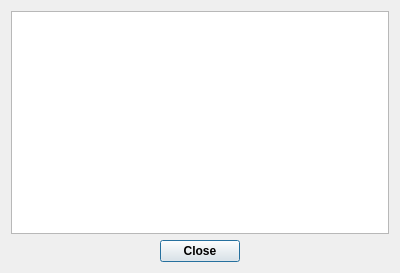
<?xml version="1.0" encoding="UTF-8"?>
<ui version="4.0">
 <class>HScoresDialog</class>
 <widget class="QDialog" name="HScoresDialog">
  <property name="geometry">
   <rect>
    <x>0</x>
    <y>0</y>
    <width>400</width>
    <height>273</height>
   </rect>
  </property>
  <property name="windowTitle">
   <string>Dialog</string>
  </property>
  <layout class="QVBoxLayout" name="verticalLayout">
   <item>
    <widget class="QTableView" name="tableView"/>
   </item>
   <item>
    <layout class="QHBoxLayout" name="horizontalLayout">
     <item>
      <spacer name="horizontalSpacer">
       <property name="orientation">
        <enum>Qt::Horizontal</enum>
       </property>
       <property name="sizeHint" stdset="0">
        <size>
         <width>40</width>
         <height>20</height>
        </size>
       </property>
      </spacer>
     </item>
     <item>
      <widget class="QPushButton" name="hScoresCloseButton">
       <property name="font">
        <font>
         <weight>75</weight>
         <bold>true</bold>
        </font>
       </property>
       <property name="text">
        <string>Close</string>
       </property>
      </widget>
     </item>
     <item>
      <spacer name="horizontalSpacer_2">
       <property name="orientation">
        <enum>Qt::Horizontal</enum>
       </property>
       <property name="sizeHint" stdset="0">
        <size>
         <width>40</width>
         <height>20</height>
        </size>
       </property>
      </spacer>
     </item>
    </layout>
   </item>
  </layout>
 </widget>
 <resources/>
 <connections/>
</ui>
